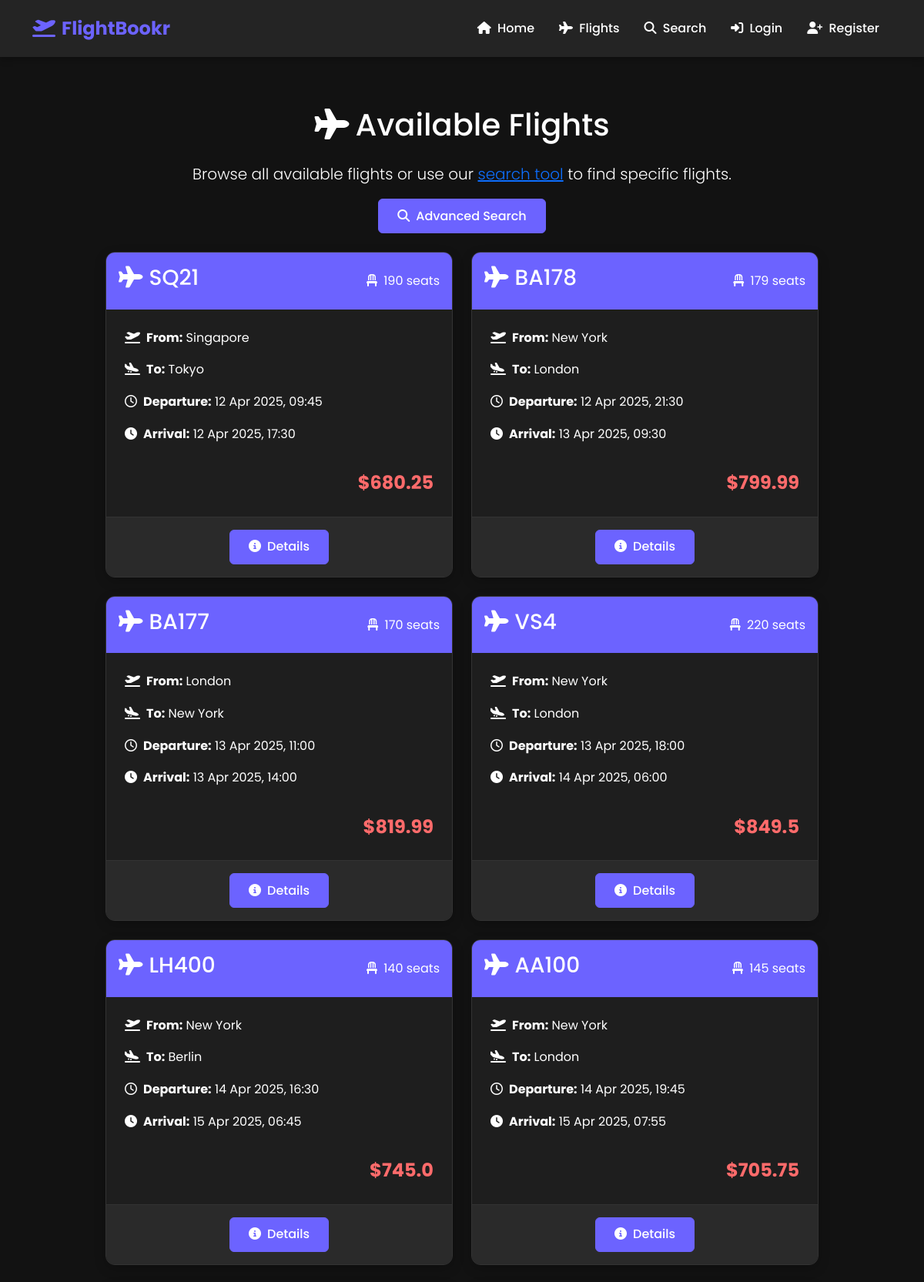
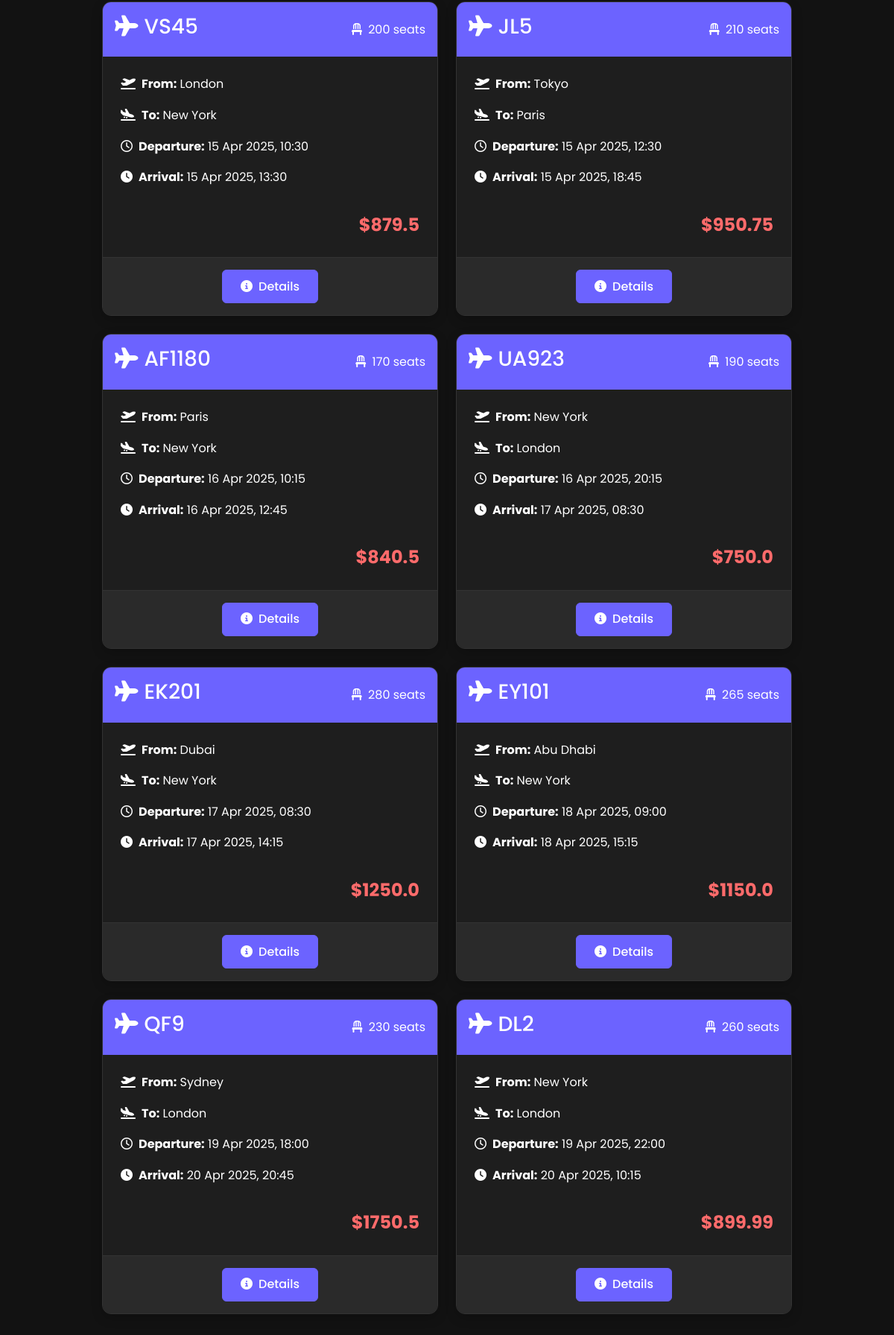
The page /flights on the database its author committed (2 pictures, top to bottom).
### tables this page shows
CREATE TABLE flights (
        id INTEGER PRIMARY KEY AUTOINCREMENT,
        flight_number TEXT NOT NULL,
        origin TEXT NOT NULL,
        destination TEXT NOT NULL,
        departure_time TIMESTAMP NOT NULL,
        arrival_time TIMESTAMP NOT NULL,
        price REAL NOT NULL,
        total_seats INTEGER NOT NULL,
        available_seats INTEGER NOT NULL
    );

### app.py (the view)
@app.route('/flights')
def flights():
    all_flights = get_all_flights()
    return render_template('flights.html', flights=all_flights)

### app.py (called while the page is built)
@app.template_filter('date_format')
def date_format(value, format='%Y-%m-%d %H:%M'):
    if value is None:
        return ""
    if isinstance(value, str):
        try:
            for fmt in ['%Y-%m-%d %H:%M:%S', '%Y-%m-%d %H:%M:%S.%f', '%Y-%m-%d %H:%M']:
                try:
                    value = datetime.strptime(value, fmt)
                    break
                except ValueError:
                    continue
        except Exception as e:
            print(f"Error parsing date: {e}")
            return value
    try:
        return value.strftime(format)
    except Exception as e:
        print(f"Error formatting date: {e}")
        return str(value)

### db.py (called while the page is built)
def get_db_connection():
    conn = sqlite3.connect(DATABASE_PATH)
    conn.row_factory = sqlite3.Row
    return conn

### flight.py (called while the page is built)
def get_all_flights(limit=None):
    conn = get_db_connection()
    cursor = conn.cursor()
    query = "SELECT * FROM flights WHERE available_seats > 0 ORDER BY departure_time ASC"
    if limit:
        query += f" LIMIT {limit}"
    cursor.execute(query)
    flights = [dict(flight) for flight in cursor.fetchall()]
    conn.close()
    return flights

### templates/flights.html (shortened to what this page needs)
{% extends 'base.html' %}
{% block content %}
<div class="container py-5">
    <div class="row justify-content-center">
        <div class="col-lg-10">
            <h1 class="text-center mb-4"><i class="fas fa-plane me-2"></i>Available Flights</h1>
            <div class="text-center mb-4">
                <p class="lead">Browse all available flights or use our <a href="{{ url_for('search') }}">search tool</a> to find specific flights.</p>
                <div class="mt-3">
                    <a href="{{ url_for('search') }}" class="btn btn-primary">
                        <i class="fas fa-search me-2"></i>Advanced Search
                    </a>
                </div>
            </div>
            <div>
                {% if flights %}
                    <div class="flight-cards">
                        {% for flight in flights %}
                        <div class="flight-card">
                            <div class="flight-card-header">
                                <h3><i class="fas fa-plane me-2"></i>{{ flight.flight_number }}</h3>
                                <span><i class="fas fa-chair me-1"></i> {{ flight.available_seats }} seats</span>
                            </div>
                            <div class="flight-card-body">
                                <div class="flight-info">
                                    <p><i class="fas fa-plane-departure me-2"></i><strong>From:</strong> {{ flight.origin }}</p>
                                    <p><i class="fas fa-plane-arrival me-2"></i><strong>To:</strong> {{ flight.destination }}</p>
                                    <p><i class="far fa-clock me-2"></i><strong>Departure:</strong> {{ flight.departure_time|date_format('%d %b %Y, %H:%M') }}</p>
                                    <p><i class="fas fa-clock me-2"></i><strong>Arrival:</strong> {{ flight.arrival_time|date_format('%d %b %Y, %H:%M') }}</p>
                                </div>
                                <div class="flight-price">${{ flight.price }}</div>
                            </div>
                            <div class="flight-card-footer">
                                <div class="d-flex justify-content-center gap-2">
                                    <a href="{{ url_for('flight_details', flight_id=flight.id) }}" class="btn btn-primary">
                                        <i class="fas fa-info-circle me-1"></i> Details
                                    </a>
                                </div>
                            </div>
                        </div>
                        {% endfor %}
                    </div>
                {% else %}
                    <div class="alert alert-info p-4 text-center">
                        <i class="fas fa-info-circle fa-2x mb-3"></i>
                        <h3>No flights available at the moment.</h3>
                        <p>Please check back later or adjust your search criteria.</p>
                    </div>
                {% endif %}
            </div>
        </div>
    </div>
</div>
{% endblock %}

### static/css/style.css (style rules this page uses)
:root { --primary-color: #6c63ff; --primary-color-dark: #5046e5; --secondary-color: #4a47a3; --accent-color: #ff6b6b; --dark-bg: #121212; --card-bg: #1e1e1e; --header-bg: #242424; --card-header: #2a2a2a; --text-primary: #ffffff; --text-secondary: #b3b3b3; --text-muted: #8b8b8b; --border-color: #333333; --hover-color: #7367ff; --success-color: #4caf50; --info-color: #2196f3; --warning-color: #ff9800; --danger-color: #f44336; }
body { font-family: 'Poppins', sans-serif; line-height: 1.6; color: var(--text-primary); background-color: var(--dark-bg); }
.flight-cards { display: grid; grid-template-columns: repeat(auto-fill, minmax(320px, 1fr)); gap: 1.5rem; }
.flight-card { background-color: var(--card-bg); border-radius: 12px; box-shadow: 0 5px 15px rgba(0, 0, 0, 0.2); overflow: hidden; transition: transform 0.3s, box-shadow 0.3s; height: 100%; display: flex; flex-direction: column; border: 1px solid var(--border-color); }
.flight-card-header { background-color: var(--primary-color); color: white; padding: 1rem; display: flex; justify-content: space-between; align-items: center; }
.flight-card-body { padding: 1.5rem; flex-grow: 1; display: flex; flex-direction: column; background-color: var(--card-bg); }
.flight-info { margin-bottom: 1rem; flex-grow: 1; color: var(--text-primary); }
.flight-price { font-size: 1.5rem; font-weight: 700; color: var(--accent-color); text-align: right; margin-top: auto; }
.flight-card-footer { background-color: var(--card-header); padding: 1rem; text-align: center; border-top: 1px solid var(--border-color); }
.btn { padding: 0.6rem 1.5rem; border-radius: 6px; font-weight: 500; transition: all 0.3s; }
.btn-primary { background-color: var(--primary-color); border-color: var(--primary-color); color: white; }

### rows shown on the page
flights: flight_number "SQ21", available_seats "190", origin "Singapore", destination "Tokyo", departure_time "12 Apr 2025, 09:45", arrival_time "12 Apr 2025, 17:30", price "680.25"
flights: flight_number "BA178", available_seats "179", origin "New York", destination "London", departure_time "12 Apr 2025, 21:30", arrival_time "13 Apr 2025, 09:30", price "799.99"
flights: flight_number "BA177", available_seats "170", origin "London", destination "New York", departure_time "13 Apr 2025, 11:00", arrival_time "13 Apr 2025, 14:00", price "819.99"
flights: flight_number "VS4", available_seats "220", origin "New York", destination "London", departure_time "13 Apr 2025, 18:00", arrival_time "14 Apr 2025, 06:00", price "849.5"
flights: flight_number "LH400", available_seats "140", origin "New York", destination "Berlin", departure_time "14 Apr 2025, 16:30", arrival_time "15 Apr 2025, 06:45", price "745.0"
flights: flight_number "AA100", available_seats "145", origin "New York", destination "London", departure_time "14 Apr 2025, 19:45", arrival_time "15 Apr 2025, 07:55", price "705.75"
flights: flight_number "VS45", available_seats "200", origin "London", destination "New York", departure_time "15 Apr 2025, 10:30", arrival_time "15 Apr 2025, 13:30", price "879.5"
flights: flight_number "JL5", available_seats "210", origin "Tokyo", destination "Paris", departure_time "15 Apr 2025, 12:30", arrival_time "15 Apr 2025, 18:45", price "950.75"
flights: flight_number "AF1180", available_seats "170", origin "Paris", destination "New York", departure_time "16 Apr 2025, 10:15", arrival_time "16 Apr 2025, 12:45", price "840.5"
flights: flight_number "UA923", available_seats "190", origin "New York", destination "London", departure_time "16 Apr 2025, 20:15", arrival_time "17 Apr 2025, 08:30", price "750.0"
flights: flight_number "EK201", available_seats "280", origin "Dubai", destination "New York", departure_time "17 Apr 2025, 08:30", arrival_time "17 Apr 2025, 14:15", price "1250.0"
flights: flight_number "EY101", available_seats "265", origin "Abu Dhabi", destination "New York", departure_time "18 Apr 2025, 09:00", arrival_time "18 Apr 2025, 15:15", price "1150.0"
flights: flight_number "QF9", available_seats "230", origin "Sydney", destination "London", departure_time "19 Apr 2025, 18:00", arrival_time "20 Apr 2025, 20:45", price "1750.5"
flights: flight_number "DL2", available_seats "260", origin "New York", destination "London", departure_time "19 Apr 2025, 22:00", arrival_time "20 Apr 2025, 10:15", price "899.99"
